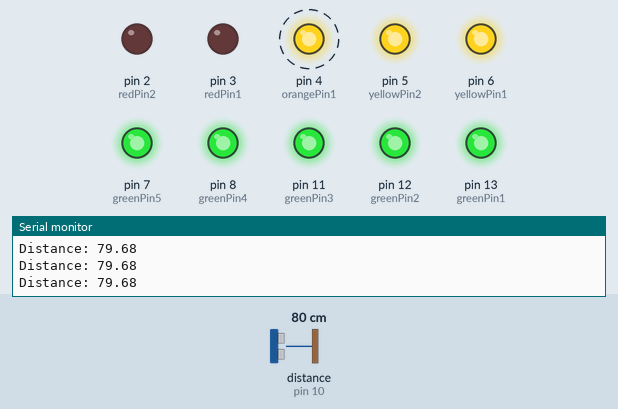
Recording of a sketch running on a simulated Arduino Uno, built with avr-gcc and run on an emulated ATmega328P. Shown: output pins drawn as LEDs (lit = HIGH), the last lines printed to the serial monitor. Wiring (inferred from the names in the program): ultrasonic range finder: trigger pin 9; echo pin 10. Dashed ring = blinking. The inputs (shaded band) are chosen by the test bench; at power-on: distance to the obstacle (sensor on pin 10) 80 cm. The echo pulse lasts 58.3 µs per cm; random numbers use the default seed unless the sketch sets one; pins used as bus, display or sensor lines are not drawn.

Above: at 0.98 s.
1.3 s: distance to the obstacle (sensor on pin 10) set to 70 cm
4.3 s: distance to the obstacle (sensor on pin 10) set to 63 cm
At 4.95 s:
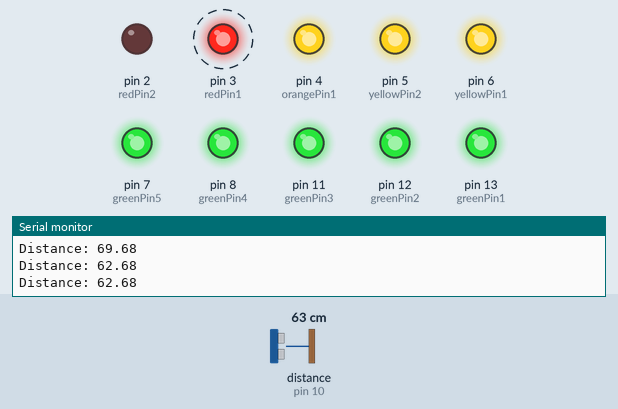
7.3 s: distance to the obstacle (sensor on pin 10) set to 37 cm
10.3 s: distance to the obstacle (sensor on pin 10) set to 30 cm
At 11.35 s:
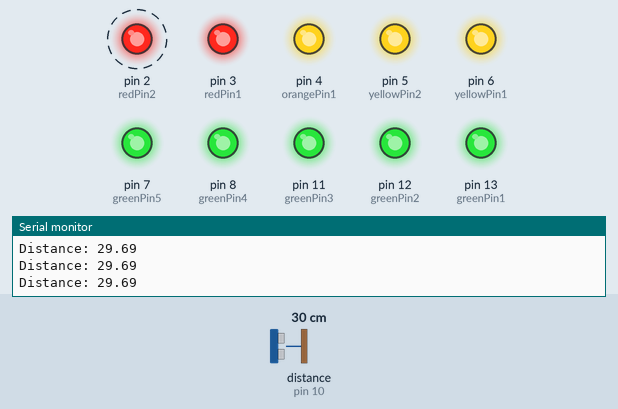
13.3 s: distance to the obstacle (sensor on pin 10) set to 250 cm
At 14.07 s:
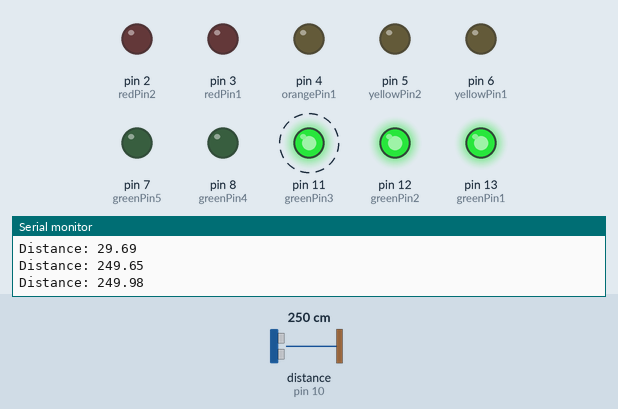
16.3 s: distance to the obstacle (sensor on pin 10) set to 237 cm
19.3 s: distance to the obstacle (sensor on pin 10) set to 230 cm
At 19.76 s:
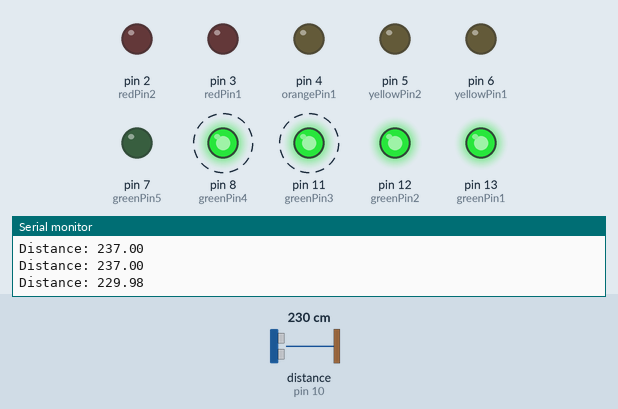
Timing chart, 0 to 23.3 s (numbered marks = the images above; inputs shaded):
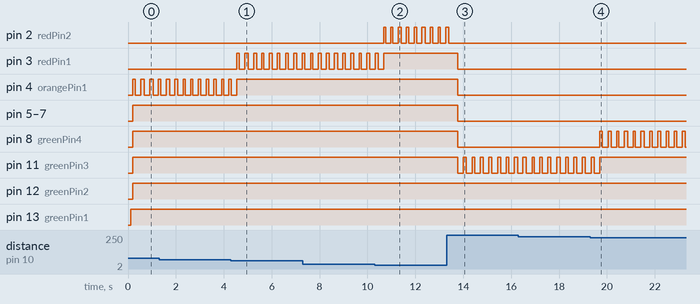

Measured:
- the behaviour switches between 68 and 67 cm on distance to the obstacle (sensor on pin 10) (found by bisection; images 0 and 1)
- the behaviour switches between 34 and 33 cm on distance to the obstacle (sensor on pin 10) (found by bisection; images 1 and 2)
- the behaviour switches between 234 and 233 cm on distance to the obstacle (sensor on pin 10) (found by bisection; images 3 and 4)
- after the input at 4.3 s, pin 3 (redPin1): alternates HIGH for 0.12 s and LOW for 0.22 s, starting after 0.23 s
- after the input at 10.3 s, pin 2 (redPin2): alternates HIGH for 0.10 s and LOW for 0.22 s, starting after 0.38 s
- after the input at 13.3 s, pin 3 (redPin1), pin 4 (orangePin1), pin 5 (yellowPin2), pin 6 (yellowPin1), pin 7 (greenPin5), pin 8 (greenPin4): HIGH → LOW after 0.48 s; pin 11 (greenPin3): alternates HIGH for 0.13 s and LOW for 0.23 s, starting after 0.47 s
- after the input at 19.3 s, pin 8 (greenPin4): alternates HIGH for 0.11 s and LOW for 0.23 s, starting after 0.40 s

The sketch:

arduino.ino
```cpp
// C++ code revised
// Range 10 - 334 distance

int rangeNum = 334;
const int trigPin = 9;
const int echoPin = 10;
const int greenPin1 = 13;
const int greenPin2 = 12;
const int greenPin3 = 11;
const int greenPin4 = 8;
const int greenPin5 = 7;
const int yellowPin1 = 6;
const int yellowPin2 = 5;
const int orangePin1 = 4;
const int redPin1 = 3;
const int redPin2 = 2;

float duration, distance;

long randNum1;
long randNum2;


void setup() {

  	randomSeed(analogRead(0));

  	pinMode(greenPin1, OUTPUT);
  	pinMode(greenPin2, OUTPUT);
  	pinMode(greenPin3, OUTPUT);
  	pinMode(greenPin4, OUTPUT);
  	pinMode(greenPin5, OUTPUT);
  	pinMode(yellowPin1, OUTPUT);
  	pinMode(yellowPin2, OUTPUT);
  	pinMode(orangePin1, OUTPUT);
  	pinMode(redPin1, OUTPUT);
  	pinMode(redPin2, OUTPUT);

    pinMode(trigPin, OUTPUT);
    pinMode(echoPin, INPUT);
    Serial.begin(9600);
}

void loop() {
    digitalWrite(trigPin, LOW);
    delayMicroseconds(2);
    digitalWrite(trigPin, HIGH);
    delayMicroseconds(10);
    digitalWrite(trigPin, LOW);

    duration = pulseIn(echoPin, HIGH);
    distance = (duration*.0343)/2;
    Serial.print("Distance: ");
    Serial.println(distance);
    delay(100);

    digitalWrite(greenPin1, HIGH); // Use the name to control the hardware
    delay(100);

    randNum1 = random(80, 150);
    randNum2 = random(10, 30);

    if (distance < (0.9 * rangeNum) && distance > (0.8 * rangeNum) ){
        digitalWrite(greenPin2, HIGH);
        delay(randNum1);
        digitalWrite(greenPin2, LOW);
        delay(randNum2);
    }else if (distance < (0.8 * rangeNum)){
        digitalWrite(greenPin2, HIGH);
    }else {
        digitalWrite(greenPin2, LOW);
    }

    if (distance < (0.8 * rangeNum) && distance > (0.7 * rangeNum) ){
        digitalWrite(greenPin3, HIGH);
        delay(randNum1);
        digitalWrite(greenPin3, LOW);
        delay(randNum2);
    }else if (distance < (0.7 * rangeNum)){
        digitalWrite(greenPin3, HIGH);
    }else {
        digitalWrite(greenPin3, LOW);
    }

    if (distance < (0.7 * rangeNum) && distance > (0.6 * rangeNum) ){
        digitalWrite(greenPin4, HIGH);
        delay(randNum1);
        digitalWrite(greenPin4, LOW);
        delay(randNum2);

    }else if (distance < (0.6 * rangeNum)){
        digitalWrite(greenPin4, HIGH);
    }else {
        digitalWrite(greenPin4, LOW);
    }

    if (distance < (0.6 * rangeNum) && distance > (0.5 * rangeNum) ){
        digitalWrite(greenPin5, HIGH);
        delay(randNum1);
        digitalWrite(greenPin5, LOW);
        delay(randNum2);

    }else if (distance < (0.5 * rangeNum)){
        digitalWrite(greenPin5, HIGH);
    }else {
        digitalWrite(greenPin5, LOW);
    }

    if (distance < (0.5 * rangeNum) && distance > (0.4 * rangeNum) ){
        digitalWrite(yellowPin1, HIGH);
        delay(randNum1);
        digitalWrite(yellowPin1, LOW);
        delay(randNum2);

    }else if (distance < (0.4 * rangeNum)){
        digitalWrite(yellowPin1, HIGH);
    }else {
        digitalWrite(yellowPin1, LOW);
    }

    if (distance < (0.4 * rangeNum) && distance > (0.3 * rangeNum) ){
        digitalWrite(yellowPin2, HIGH);
        delay(randNum1);
        digitalWrite(yellowPin2, LOW);
        delay(randNum2);

    }else if (distance < (0.3 * rangeNum)){
        digitalWrite(yellowPin2, HIGH);
    }else {
        digitalWrite(yellowPin2, LOW);
    }

    if (distance < (0.3 * rangeNum) && distance > (0.2 * rangeNum) ){
        digitalWrite(orangePin1, HIGH);
        delay(randNum1);
        digitalWrite(orangePin1, LOW);
        delay(randNum2);

    }else if (distance < (0.2 * rangeNum)){
        digitalWrite(orangePin1, HIGH);
    }else {
        digitalWrite(orangePin1, LOW);
    }

    if (distance < (0.2 * rangeNum) && distance > (0.1 * rangeNum) ){
        digitalWrite(redPin1, HIGH);
        delay(randNum1);
        digitalWrite(redPin1, LOW);
        delay(randNum2);

    }else if (distance < (0.1 * rangeNum)){
        digitalWrite(redPin1, HIGH);
    }else {
        digitalWrite(redPin1, LOW);
    }

    if (distance < (0.1 * rangeNum) && distance >= (0 * rangeNum) ){
        digitalWrite(redPin2, HIGH);
        delay(randNum1);
        digitalWrite(redPin2, LOW);
        delay(randNum2);
    }else {
        digitalWrite(redPin2, LOW);
    }


}
```
